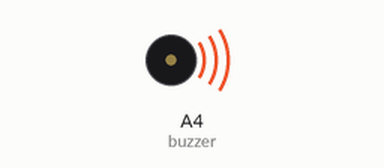
The sketch below on a simulated Arduino Uno, built with avr-gcc and run on an emulated ATmega328P. On the bench: buzzer (waves = sounding).

Above: at 0.1 s.
At 92.2 s:
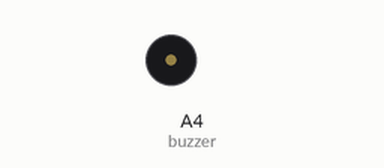
Timing chart, 0 to 93.7 s (numbered marks = the images above):
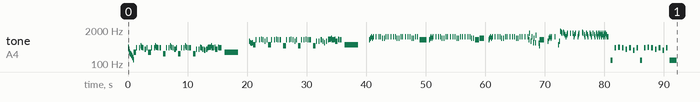

The sketch:

Hustle_and_Bustle_of_Ormos.ino
```cpp
// GENSHIN IMPACT 奧摩斯港常駐 BGM "喧繁之港" / Port Ormos Ambient OST "Hustle and Bustle of Ormos"

#include <avr/pgmspace.h>

#define NOTE_B0  31
#define NOTE_C1  33
#define NOTE_CS1 35
#define NOTE_D1  37
#define NOTE_DS1 39
#define NOTE_E1  41
#define NOTE_F1  44
#define NOTE_FS1 46
#define NOTE_G1  49
#define NOTE_GS1 52
#define NOTE_A1  55
#define NOTE_AS1 58
#define NOTE_B1  62
#define NOTE_C2  65
#define NOTE_CS2 69
#define NOTE_D2  73
#define NOTE_DS2 78
#define NOTE_E2  82
#define NOTE_F2  87
#define NOTE_FS2 93
#define NOTE_G2  98
#define NOTE_GS2 104
#define NOTE_A2  110
#define NOTE_AS2 117
#define NOTE_B2  123
#define NOTE_C3  131
#define NOTE_CS3 139
#define NOTE_D3  147
#define NOTE_DS3 156
#define NOTE_E3  165
#define NOTE_F3  175
#define NOTE_FS3 185
#define NOTE_G3  196
#define NOTE_GS3 208
#define NOTE_A3  220
#define NOTE_AS3 233
#define NOTE_B3  247
#define NOTE_C4  262
#define NOTE_CS4 277
#define NOTE_D4  294
#define NOTE_DS4 311
#define NOTE_E4  330
#define NOTE_F4  349
#define NOTE_FS4 370
#define NOTE_G4  392
#define NOTE_GS4 415
#define NOTE_A4  440
#define NOTE_AS4 466
#define NOTE_B4  494
#define NOTE_C5  523
#define NOTE_CS5 554
#define NOTE_D5  587
#define NOTE_DS5 622
#define NOTE_E5  659
#define NOTE_F5  698
#define NOTE_FS5 740
#define NOTE_G5  784
#define NOTE_GS5 831
#define NOTE_A5  880
#define NOTE_AS5 932
#define NOTE_B5  988
#define NOTE_C6  1047
#define NOTE_CS6 1109
#define NOTE_D6  1175
#define NOTE_DS6 1245
#define NOTE_E6  1319
#define NOTE_F6  1397
#define NOTE_FS6 1480
#define NOTE_G6  1568
#define NOTE_GS6 1661
#define NOTE_A6  1760
#define NOTE_AS6 1865
#define NOTE_B6  1976
#define NOTE_C7  2093
#define NOTE_CS7 2217
#define NOTE_D7  2349
#define NOTE_DS7 2489
#define NOTE_E7  2637
#define NOTE_F7  2794
#define NOTE_FS7 2960
#define NOTE_G7  3136
#define NOTE_GS7 3322
#define NOTE_A7  3520
#define NOTE_AS7 3729
#define NOTE_B7  3951
#define NOTE_C8  4186
#define NOTE_CS8 4435
#define NOTE_D8  4699
#define NOTE_DS8 4978
#define NOTE_E8  5274
#define NOTE_F8  5588
#define NOTE_FS8 5920
#define NOTE_G8  6272
#define NOTE_GS8 6645
#define NOTE_A8  7074
#define NOTE_AS8 7459
#define NOTE_B8  7902
#define REST 0

int tempo = 97;
int buzzer = A4;

const int melody[] PROGMEM = {
NOTE_A4,32,NOTE_G4,32,NOTE_FS4,32,NOTE_D4,32,NOTE_C4,32,NOTE_B3,32,NOTE_AS3,32,NOTE_A3,32,NOTE_GS3,32,NOTE_FS3,32,NOTE_F3,32,NOTE_D3,32,
NOTE_CS4,5,NOTE_GS4,16,REST,8,NOTE_GS4,16,REST,32,NOTE_B4,32,NOTE_A4,8,NOTE_GS4,16,REST,16,NOTE_FS4,8,NOTE_GS4,16,REST,16,NOTE_CS4,5,NOTE_GS4,16,REST,8,NOTE_GS4,16,REST,32,NOTE_B4,32,NOTE_A4,8,NOTE_GS4,16,REST,16,NOTE_GS4,8,REST,8,
NOTE_B3,5,NOTE_GS4,16,REST,8,NOTE_GS4,16,REST,32,NOTE_B4,32,NOTE_A4,8,NOTE_GS4,16,REST,16,NOTE_FS4,8,NOTE_GS4,16,REST,16,NOTE_B3,5,NOTE_GS4,16,REST,8,NOTE_GS4,16,REST,32,NOTE_B4,32,NOTE_A4,8,NOTE_GS4,16,REST,16,NOTE_GS4,8,REST,8,
NOTE_B3,5,NOTE_FS4,16,REST,8,NOTE_FS4,16,REST,32,NOTE_A4,32,NOTE_GS4,8,NOTE_FS4,16,REST,32,NOTE_FS4,32,NOTE_E4,8,NOTE_FS4,8,NOTE_GS4,32,NOTE_A4,5,NOTE_B4,32,NOTE_GS4,5,NOTE_A4,32,NOTE_FS4,5,NOTE_A4,32,NOTE_GS4,32,REST,16,NOTE_GS4,8,REST,5,NOTE_CS4,1,REST,2,REST,6,
NOTE_FS5,16,NOTE_E5,16,NOTE_DS5,16,NOTE_E5,16,NOTE_CS5,5,NOTE_GS5,16,REST,6,NOTE_GS5,16,REST,16,NOTE_A5,16,REST,16,
NOTE_GS5,16,REST,16,NOTE_FS5,16,REST,16,NOTE_GS5,16,REST,16,NOTE_CS5,5,NOTE_GS5,16,REST,8,NOTE_GS5,16,REST,16,NOTE_A5,16,REST,16,NOTE_GS5,16,REST,16,NOTE_GS5,8,REST,8,
NOTE_B4,5,NOTE_GS5,16,REST,8,NOTE_GS5,16,REST,16,NOTE_A5,16,REST,16,NOTE_GS5,16,REST,16,NOTE_FS5,16,REST,16,NOTE_GS5,16,REST,16,NOTE_B4,5,NOTE_GS5,16,REST,8,NOTE_GS5,16,REST,16,NOTE_A5,16,REST,16,NOTE_GS5,16,REST,16,NOTE_GS5,8,REST,8,NOTE_B4,5,
NOTE_FS5,16,REST,8,NOTE_FS5,16,REST,16,NOTE_GS5,8,NOTE_FS5,16,REST,16,NOTE_E5,16,REST,16,NOTE_FS5,16,REST,16,NOTE_GS5,32,NOTE_A5,5,NOTE_B5,32,NOTE_GS5,5,NOTE_A5,32,NOTE_FS5,5,NOTE_A5,32,NOTE_GS5,32,REST,16,NOTE_GS5,8,REST,5,NOTE_CS5,1,REST,2,REST,6,
NOTE_GS5,16,NOTE_B5,16,NOTE_CS6,16,NOTE_B5,16,NOTE_CS6,16,REST,8,NOTE_CS6,16,REST,8,NOTE_CS6,16,REST,16,NOTE_CS6,16,REST,16,NOTE_B5,16,REST,16,NOTE_B5,16,REST,16,NOTE_CS6,16,
REST,16,NOTE_CS6,16,REST,8,NOTE_CS6,16,REST,8,NOTE_CS6,16,REST,16,NOTE_CS6,16,REST,16,NOTE_B5,16,REST,16,NOTE_B5,16,REST,16,
NOTE_CS6,16,REST,16,NOTE_CS6,16,REST,8,NOTE_CS6,16,REST,8,NOTE_CS6,16,REST,16,NOTE_CS6,16,REST,16,NOTE_B5,16,REST,16,NOTE_B5,16,REST,16,NOTE_CS6,16,REST,16,NOTE_CS6,16,REST,8,NOTE_GS5,2,REST,8,
NOTE_GS5,16,NOTE_B5,16,NOTE_CS6,16,NOTE_B5,16,NOTE_CS6,16,REST,8,NOTE_CS6,16,REST,8,NOTE_CS6,16,REST,16,NOTE_CS6,16,REST,16,NOTE_B5,16,REST,16,NOTE_B5,16,REST,16,NOTE_CS6,16,REST,16,NOTE_CS6,16,
REST,8,NOTE_CS6,16,REST,8,NOTE_CS6,16,REST,16,NOTE_CS6,16,REST,16,NOTE_B5,16,REST,16,NOTE_B5,16,REST,16,
NOTE_CS6,16,REST,16,NOTE_CS6,16,REST,8,NOTE_CS6,16,REST,8,NOTE_CS6,16,REST,16,NOTE_CS6,16,REST,16,NOTE_B5,16,REST,16,NOTE_B5,16,REST,16,NOTE_GS5,3,NOTE_B5,3,REST,4,
NOTE_GS5,16,NOTE_B5,16,NOTE_CS6,16,NOTE_B5,16,NOTE_CS6,16,REST,8,NOTE_CS6,16,REST,8,NOTE_CS6,16,REST,16,NOTE_CS6,16,REST,16,NOTE_B5,16,REST,16,NOTE_B5,16,REST,16,NOTE_CS6,16,REST,16,NOTE_CS6,16,REST,8,NOTE_CS6,16,REST,8,NOTE_CS6,16,REST,16,NOTE_CS6,16,
REST,16,NOTE_B5,16,REST,16,NOTE_B5,16,REST,16,NOTE_CS6,16,REST,16,NOTE_CS6,16,REST,7,NOTE_CS6,16,REST,7,NOTE_CS6,24,REST,24,NOTE_GS5,24,NOTE_FS6,24,REST,16,NOTE_FS5,24,NOTE_CS6,24,REST,16,NOTE_E5,24,NOTE_B5,24,REST,16,NOTE_E5,24,NOTE_DS6,16,REST,8,
NOTE_DS5,24,NOTE_B4,24,NOTE_GS5,3,REST,12,REST,8,NOTE_FS5,16,NOTE_B5,16,NOTE_CS6,16,NOTE_B5,16,NOTE_CS6,16,REST,6,NOTE_CS6,16,REST,6,NOTE_CS5,24,REST,24,NOTE_FS5,24,NOTE_A6,24,REST,24,NOTE_GS6,24,NOTE_FS6,24,REST,24,NOTE_GS6,24,NOTE_FS6,24,REST,24,NOTE_E6,24,NOTE_CS6,24,
REST,24,NOTE_E6,24,NOTE_FS6,16,REST,8,NOTE_FS6,16,REST,8,NOTE_FS6,16,NOTE_CS6,24,NOTE_E6,24,NOTE_FS6,24,REST,8,NOTE_CS6,24,NOTE_E6,24,NOTE_FS6,16,REST,6,
NOTE_GS6,24,NOTE_FS6,24,REST,24,NOTE_E6,24,NOTE_CS6,16,REST,24,NOTE_FS6,24,REST,24,NOTE_E6,24,NOTE_CS6,16,REST,24,NOTE_FS6,24,REST,24,NOTE_E6,24,NOTE_CS6,16,REST,24,NOTE_FS6,24,REST,24,NOTE_E6,24,NOTE_CS6,16,REST,24,
NOTE_FS6,24,NOTE_E6,24,NOTE_CS6,24,NOTE_FS6,24,NOTE_E6,24,NOTE_CS6,24,NOTE_FS6,24,NOTE_E6,24,NOTE_CS6,24,NOTE_FS6,24,NOTE_E6,24,NOTE_CS6,24,NOTE_FS6,24,NOTE_E6,24,NOTE_CS6,24,NOTE_FS6,24,NOTE_E6,24,NOTE_CS6,24,
NOTE_CS6,8,REST,8,NOTE_CS3,8,REST,8,NOTE_GS4,8,REST,8,NOTE_A4,8,REST,8,NOTE_GS4,8,REST,8,NOTE_FS4,8,REST,8,NOTE_GS4,8,REST,8,NOTE_E4,8,REST,8,NOTE_GS4,8,REST,8,NOTE_CS3,8,REST,8,
NOTE_GS4,8,REST,8,NOTE_A4,8,REST,8,NOTE_GS4,8,REST,8,NOTE_FS4,8,REST,8,NOTE_GS4,8,REST,8,NOTE_E4,8,REST,8,NOTE_GS4,8,REST,8,NOTE_CS3,2,

};

int notes = sizeof(melody) / sizeof(melody[0]) / 2;
int wholenote = (60000 * 4) / tempo;

void playMelody(const int melody[], int notes, int wholenote) {
  for (int thisNote = 0; thisNote < notes * 2; thisNote += 2) {

    int pitch = pgm_read_word(&melody[thisNote]);
    int divider = pgm_read_word(&melody[thisNote + 1]);

    int noteDuration;

    if (divider > 0) {
      // 正常音符
      noteDuration = wholenote / divider;
    } else {
      // 負音符（1.5倍）
      noteDuration = wholenote / abs(divider);
      noteDuration = noteDuration * 1.5;
    }

    tone(buzzer, pitch, noteDuration * 0.9);
    delay(noteDuration);
    noTone(buzzer);
  }
}

void setup() {
  playMelody(melody, notes, wholenote);
}

void loop() {
}
```
